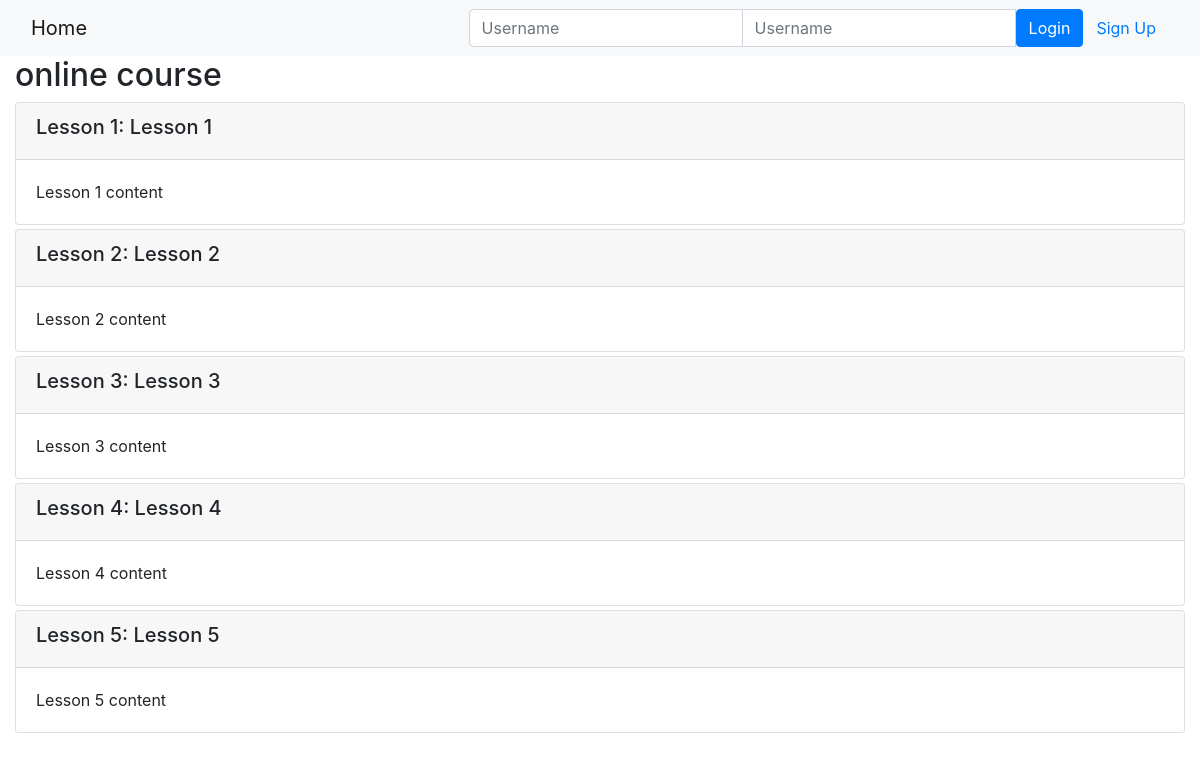
Page /onlinecourse/1/ on the committed database.
### onlinecourse/models.py (models this page shows, shortened)
class Course(models.Model):
    name = models.CharField(null=False, max_length=30, default='online course')
    image = models.ImageField(upload_to='course_images/')
    description = models.CharField(max_length=1000)
    pub_date = models.DateField(null=True)
    instructors = models.ManyToManyField(Instructor)
    users = models.ManyToManyField(settings.AUTH_USER_MODEL, through='Enrollment')
    total_enrollment = models.IntegerField(default=0)
    is_enrolled = False

class Lesson(models.Model):
    title = models.CharField(max_length=200, default="title")
    order = models.IntegerField(default=0)
    course = models.ForeignKey(Course, on_delete=models.CASCADE)
    content = models.TextField()

### onlinecourse/views.py (the view)
# urls.py: path('<int:pk>/', views.CourseDetailView.as_view(), name='course_details'),
class CourseDetailView(generic.DetailView):
    model = Course
    template_name = 'onlinecourse/course_detail_bootstrap.html'

### onlinecourse/templates/onlinecourse/course_detail_bootstrap.html (shortened to what this page needs)
<!DOCTYPE html>
<html lang="en">
<head>
     {% load static %}
    <link rel="stylesheet" href="https://maxcdn.bootstrapcdn.com/bootstrap/4.5.2/css/bootstrap.min.css">
</head>
<body>
    <nav class="navbar navbar-light bg-light">
        <div class="container-fluid">
            <div class="navbar-header">
                  <a class="navbar-brand" href="{% url 'onlinecourse:index' %}">Home</a>
            </div>
            <ul class="nav navbar-nav navbar-right">
                {% if user.is_authenticated %}
                <li>
                    <a class="btn btn-link" href="#">{{ user.first_name }}({{ user.username }})</a>
                    <a class="btn btn-link" href="{% url 'onlinecourse:logout' %}">Logout</a>
                </li>
                {% else %}
                <li>
                    <form class="form-inline" action="{% url 'onlinecourse:login' %}" method="post">
                        <div class="input-group">
                            <input type="text" class="form-control" placeholder="Username" name="username" >
                            <input type="password" class="form-control" placeholder="Username" name="psw" >
                            <button class="btn btn-primary" type="submit">Login</button>
                            <a class="btn btn-link" href="{% url 'onlinecourse:registration' %}">Sign Up</a>
                        </div>
                    </form>
                </li>
                {% endif %}
            </ul>
        </div>
    </nav>
    <div class="container-fluid">
            <h2>{{ course.name }}</h2>
            <div class="card-columns-vertical">
                {% for lesson in course.lesson_set.all %}
                    <div class="card mt-1">
                        <div class="card-header"><h5>Lesson {{lesson.order|add:1}}: {{lesson.title}}</h5></div>
                        <div class="card-body">{{lesson.content}}</div>
                    </div>
                {% endfor %}
            </div>
    </div>
</body>
</html>

### rows in the picture
Course: name "online course"
Lesson: order|add "1", title "Lesson 1", content "Lesson 1 content"
Lesson: order|add "2", title "Lesson 2", content "Lesson 2 content"
Lesson: order|add "3", title "Lesson 3", content "Lesson 3 content"
Lesson: order|add "4", title "Lesson 4", content "Lesson 4 content"
Lesson: order|add "5", title "Lesson 5", content "Lesson 5 content"
